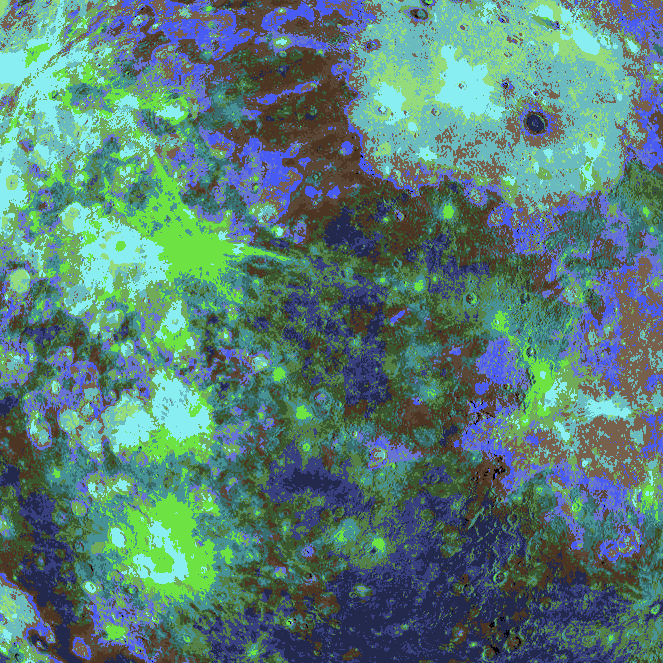
#> input picture MercuryNature663x663.png, 663 x 663 px
$ python main.py
#> lines starting #> are read from the running program, lines starting #| are printed output that depends on the picture
import os

import PIL
from PIL import Image, ImageEnhance


palrgbold = [0xdadce7, 0xb5b9cf,0x9096b6, 0x777ea6, 0x616894

   ]

palmeteroid = [0xdadce7, 0x9096b6, 0x616894, 0x404463, 0x282b3e, 0x181a25, 0x08090c, 0xeee6c8, 0x7a6b53, 0x4a3625, 0x302a24

   ]
palmeteroidicelava = [0xdadce7, 0x9096b6, 0x616894, 0x404463, 0x282b3e, 0x181a25, 0x08090c, 0xee6000, 0x7a3000, 0x4a2000, 0x301800

   ]
palmysticstring = "FFE3BB,FFDBBB,FFD6BD,FFD5C4,FECDBF,FFC8C3,FFC3C2,FFBFC3,FFBAC4,FFB7C5,F5B8C1,F3AEC3,F3A6C6,F7A1C8,EF97C7,DD8CC6,D488C6,CB85C3,A776BB,976FB6,8569B4,7762B1,715BA4"

palmystic = [int(a,16) for a in palmysticstring.split(",")]
def rgbtoarray(rgb):
   return [(rgb >> 16) % 256, (rgb >> 8) % 256, rgb % 256]

def paletter(image, palette):
   pal2d = [rgbtoarray(rgb) for rgb in palette]
   pal = [item for sub_list in pal2d for item in sub_list]
   p_img = Image.new('P', (16, 32))
   p_img.putpalette(pal)
   p_img.save("mainpal.png","PNG")

   im1 = image
   im2 = im1.resize((34, 34), Image.LANCZOS)
   im3 = ImageEnhance.Brightness(im2).enhance(1)

   new = im3.quantize(palette=p_img, dither=0)
   return new


if __name__ == '__main__':

   IMAGENAME = "MercuryNature663x663.png"
   PALETTE = palmeteroid
   WIDTHCOUNT = 16
   HEIGHTCOUNT = 16

   os.mkdir("MainOutput")
   image = Image.open(IMAGENAME)
#> image is the input picture: PIL image 663x663 RGBA; mean R, G, B, A 87.4, 126.5, 119.2, 255
   resizedImage = image.resize((16*WIDTHCOUNT+2,16*HEIGHTCOUNT+2))
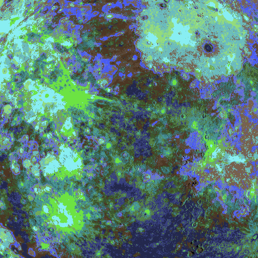
#> resizedImage: PIL image 258x258 RGBA; mean R, G, B, A 87.4, 126.5, 119.2, 255
   for x in range(WIDTHCOUNT):
      for y in range(HEIGHTCOUNT):
         #im1 = resizedImage.crop((x*32, y*32, x*32+34, y*32+34))
         #paletter(im1, PALETTE).save("MainOutput/" + str(x) + "_" + str(y) + ".png", "PNG")
         im1 = image.crop((x * 16, y * 16, x * 16 + 18, y * 16 + 18))
         im1.save("MainOutput/" + str(x) + "_" + str(y) + ".png", "PNG")
#> this loop made 16 passes
#> pass 1, `im1.save("MainOutput/" + str(x) + "_" + str(y) + ".png", "PNG")`:
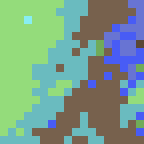
#> saved as 0_0.png: PIL image 18x18 RGBA (shown 8 times larger); mean R, G, B, A 120.4, 159.1, 138.8, 255
#> pass 1, `im1.save("MainOutput/" + str(x) + "_" + str(y) + ".png", "PNG")`:
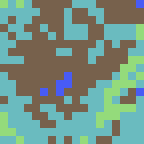
#> saved as 0_1.png: PIL image 18x18 RGBA (shown 8 times larger); mean R, G, B, A 115.2, 146.3, 133.1, 255
#> pass 1, `im1.save("MainOutput/" + str(x) + "_" + str(y) + ".png", "PNG")`:
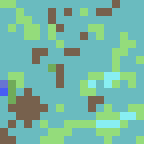
#> saved as 0_2.png: PIL image 18x18 RGBA (shown 8 times larger); mean R, G, B, A 116.3, 184, 165.7, 255
#> pass 1, `im1.save("MainOutput/" + str(x) + "_" + str(y) + ".png", "PNG")`:
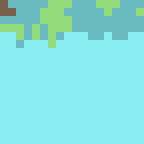
#> saved as 0_3.png: PIL image 18x18 RGBA (shown 8 times larger); mean R, G, B, A 131.7, 226.6, 222.3, 255
#> after the loop:
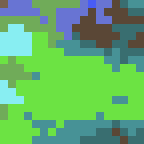
#> im1: PIL image 18x18 RGBA (shown 8 times larger); mean R, G, B, A 97.9, 176.2, 107, 255

$ run again, with Jupiter128x128.png copied over MercuryNature663x663.png
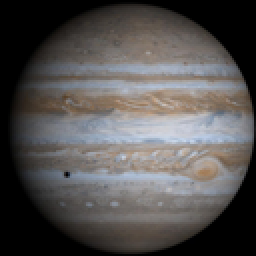
#> input picture Jupiter128x128.png, 128 x 128 px (shown 2 times larger)
#> image is the input picture: PIL image 128x128 RGB; mean R, G, B 84, 81.3, 80.4
#> the loop `for x in range(WIDTHCOUNT):` made 16 passes
#> pass 1, `im1.save("MainOutput/" + str(x) + "_" + str(y) + ".png", "PNG")`:
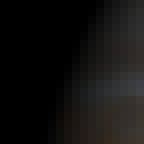
#> saved as 0_2.png: PIL image 18x18 RGB (shown 8 times larger); mean R, G, B 17.8, 16.9, 15.8
#> pass 1, `im1.save("MainOutput/" + str(x) + "_" + str(y) + ".png", "PNG")`:
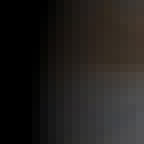
#> saved as 0_3.png: PIL image 18x18 RGB (shown 8 times larger); mean R, G, B 32.7, 30, 27.8

$ run again, with Mercury128x128.png copied over MercuryNature663x663.png
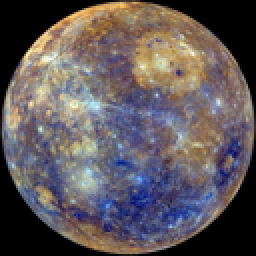
#> input picture Mercury128x128.png, 128 x 128 px (shown 2 times larger)
#> image is the input picture: PIL image 128x128 RGB; mean R, G, B 95.4, 88.2, 90.5
#> the loop `for x in range(WIDTHCOUNT):` made 16 passes
#> pass 1, `im1.save("MainOutput/" + str(x) + "_" + str(y) + ".png", "PNG")`:
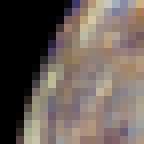
#> saved as 0_2.png: PIL image 18x18 RGB (shown 8 times larger); mean R, G, B 106.5, 94.8, 88.6
#> pass 1, `im1.save("MainOutput/" + str(x) + "_" + str(y) + ".png", "PNG")`:
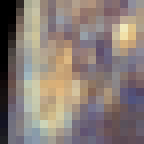
#> saved as 0_3.png: PIL image 18x18 RGB (shown 8 times larger); mean R, G, B 137.7, 125.2, 118.6
